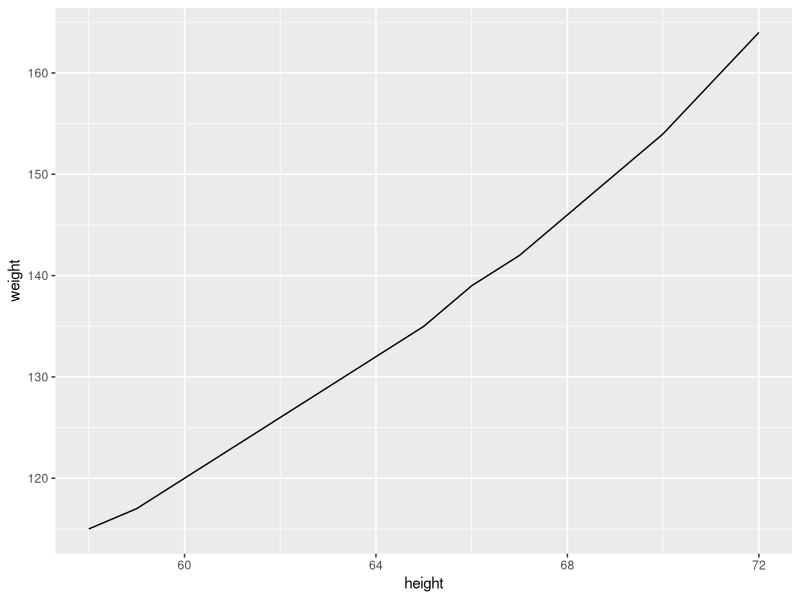
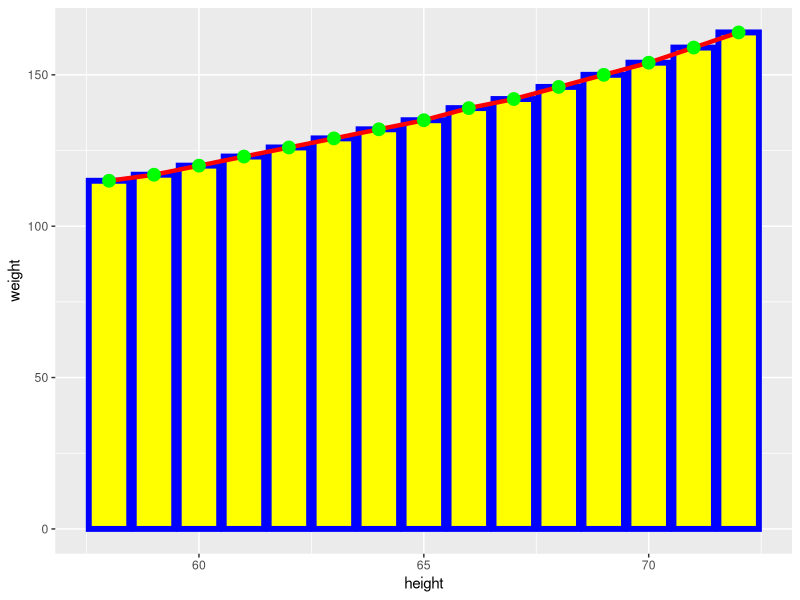
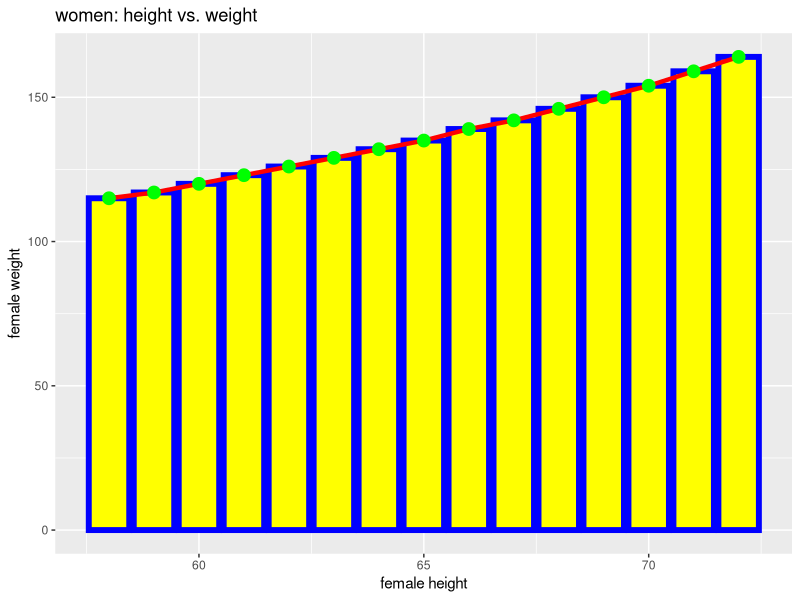
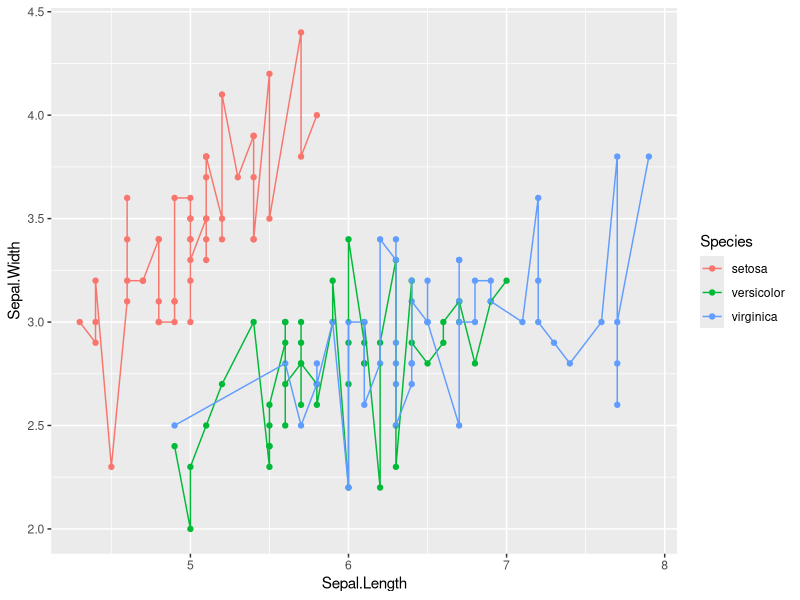
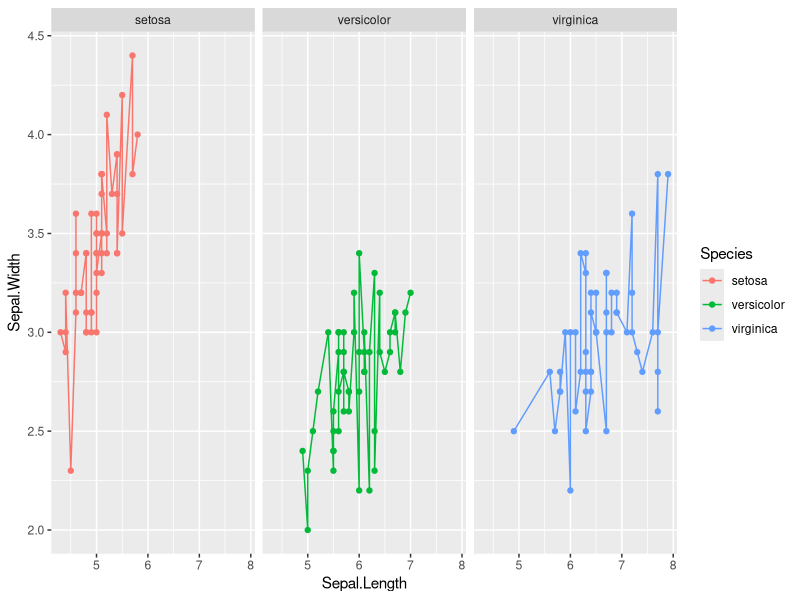
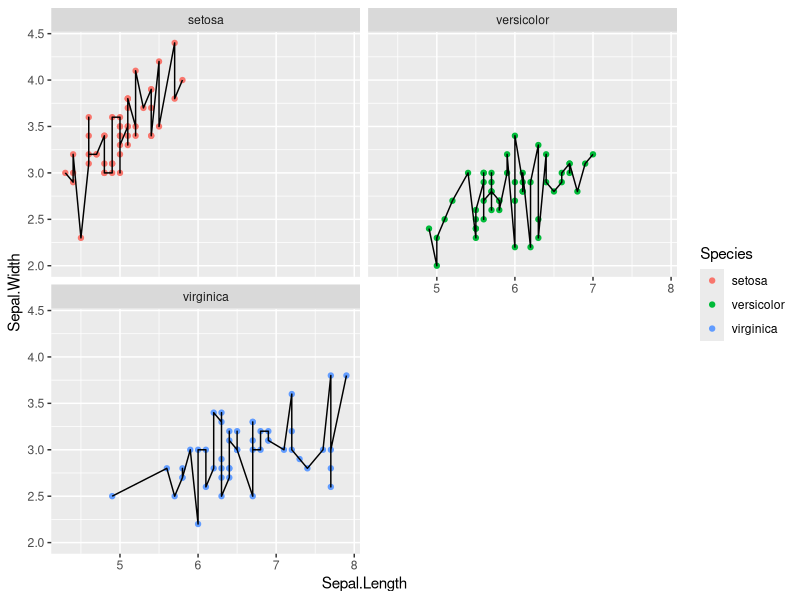
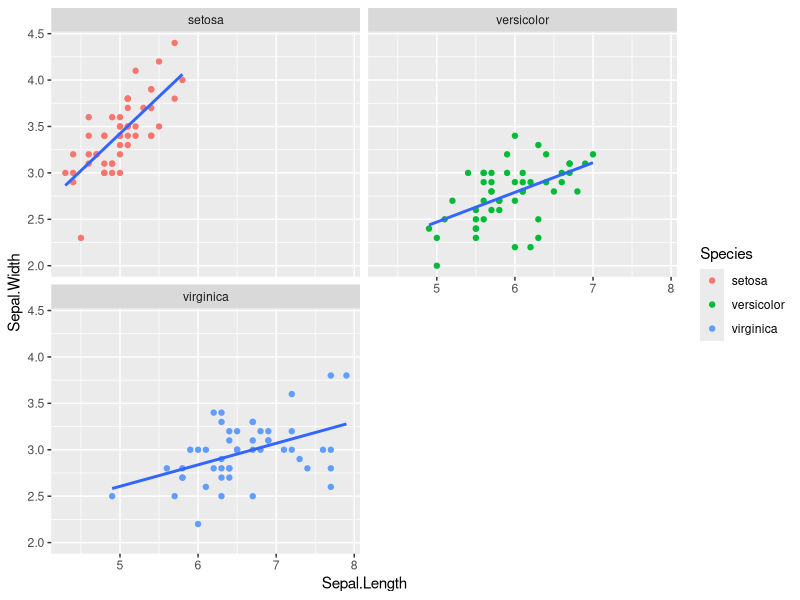

Recreate these plots in R, in order. (Note: this script raises an error after producing the figures.)
## ---- chunk 1
# load ggplot2, then load data: 2 for 1 line special! 
library(ggplot2); data(women) 

## 1) will produce blank plot... no geom specified!
myBlankPlot = ggplot(women, aes(height, weight)) # recommended
myBlankPlot2 = ggplot(women) # contains data only
myBlankPlot3 = ggplot() # "empty" object

# 2) will produce basic line graph via geom_line()
myPlot = ggplot(women, aes(height, weight)) + geom_line()
## ---- chunk 2
myPlot # or you can use: plot(myPlot) or print(myPlot)
## ---- chunk 3
# Examples: one plot... 3 geoms... many aesthetics!
myCustomPlot = ggplot(women, aes(height, weight)) + 
    geom_bar(stat="identity", color="blue", fill="yellow", size=2) + 
    geom_line(color="red", size = 1.5) + geom_point(color = "green", size = 4)
myCustomPlot # note draw order: layers stacked from bottom to top!!
## ---- chunk 4
myCustomPlot = myCustomPlot + labs(x = "female height", y = "female weight", 
                                   title = "women: height vs. weight")
myCustomPlot # or you can use: plot(myCustomPlot) or print(myCustomPlot)
## ---- chunk 5
data(iris) # seriously... this is almost there but not quite..
ggplot(iris, aes(Sepal.Length, Sepal.Width)) + geom_point(aes(color=Species)) + 
    geom_line(aes(color=Species))
## ---- chunk 6
# facet_grid() call's formula: separate all data (.) according to "Species" variable
ggplot(iris, aes(Sepal.Length, Sepal.Width)) + geom_point(aes(color=Species)) + 
    geom_line(aes(color=Species)) + facet_grid(. ~ Species)
## ---- chunk 7
# facet_wrap() call's formula: as above, but no dot (go figure)
ggplot(iris, aes(Sepal.Length, Sepal.Width)) + geom_point(aes(color=Species)) + 
    geom_line() + facet_wrap(~ Species, ncol=2)
## ---- chunk 8
ggplot(iris, aes(Sepal.Length, Sepal.Width)) + geom_point(aes(color=Species)) + 
    facet_wrap(~ Species, ncol=2) + geom_smooth(method="lm", se = FALSE) 
## ---- chunk 9

## ---- chunk 10

## ---- chunk 11
# facet_wrap() call's formula: as above, but no dot (go figure)
plot_grid
ggplot(iris, aes(Sepal.Length, Sepal.Width)) + geom_point(aes(color=Species)) + 
    geom_line() + facet_wrap(~ Species, ncol=2)
## ---- chunk 12

## ---- chunk 13

## ---- chunk 14
isLoadedByLibrary = library(ggplot2); isLoadedByLibrary
isLoadedByRequire = require(ggplot2); isLoadedByRequire
